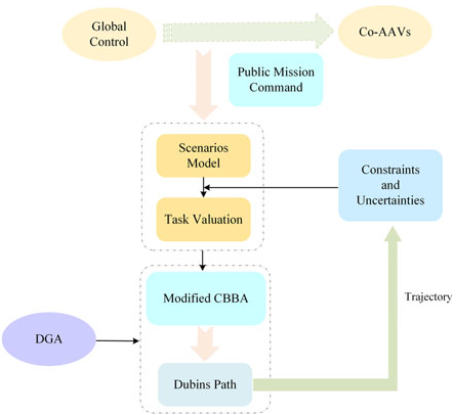
#> input picture image.png, 469 x 415 px, given in place of image.jpg, which was not available
$ python excercise4.py
#> lines starting #> are read from the running program, lines starting #| are printed output that depends on the picture; pictures that were not available may be replaced by others from this repository, and a replacement may not be noted
import cv2

# Load the image
image = cv2.imread('image.jpg')  # Replace 'your_image.jpg' with the path to your image
#> image is the input picture: shape (415, 469, 3); mean B, G, R 243.8, 247.6, 244.5

# Check if the image was loaded successfully
if image is None:
    print("Error: Could not load image.")
    exit()

# Resize the image to 640x480 for display
resized_image = cv2.resize(image, (640, 480))
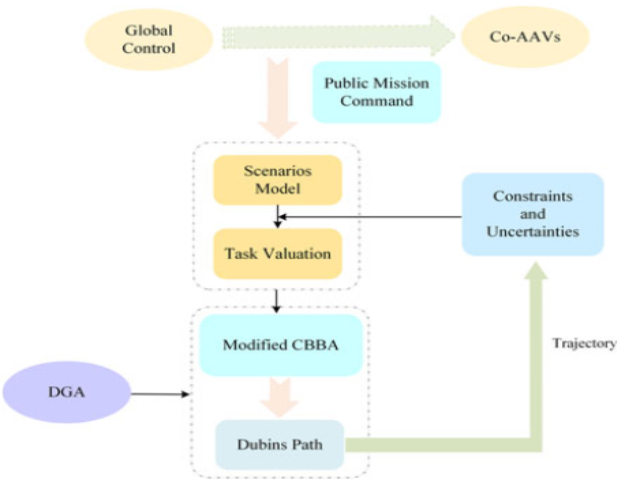
#> resized_image: shape (480, 640, 3); mean B, G, R 243.7, 247.6, 244.5

# Display the resized image
cv2.imshow('Pre Resized', resized_image)

# Wait for the user to press Enter
print("Press Enter to resize the image to half its size and convert to grayscale...")
cv2.waitKey(0)  # Wait for any key press

# Resize the image to half its original size
height, width = image.shape[:2]
#> height = 415; width = 469
half_resized_image = cv2.resize(image, (640 // 2, 480 // 2))
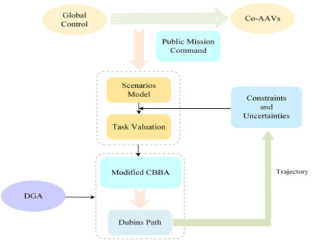
#> half_resized_image: shape (240, 320, 3); mean B, G, R 243.7, 247.5, 244.5

# Display the half-resized image
cv2.imshow('Half-Resized Image', half_resized_image)

# Wait for the user to press Enter
print("Press Enter to convert the image to grayscale...")
cv2.waitKey(0)  # Wait for any key press

# Convert the image to grayscale
gray_image = cv2.cvtColor(half_resized_image, cv2.COLOR_BGR2GRAY)
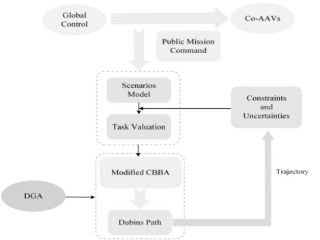
#> gray_image: shape (240, 320); min 3, max 255, mean 246.2

# Display the grayscale image
cv2.imshow('Grayscale Image', gray_image)

# Wait for the user to press Enter before closing
print("Press Enter to close the program...")
cv2.waitKey(0)

# Clean up and close all OpenCV windows
cv2.destroyAllWindows()
